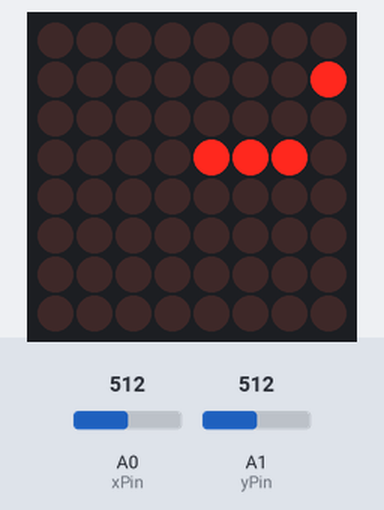
Simulated run of this sketch. Board: Arduino Uno, built with avr-gcc and run on an emulated ATmega328P. On the bench: 8×8 LED matrix. Inputs (shaded band) come from the test bench; at power-on: A1 (yPin) = 512, A0 (xPin) = 512. Random numbers use the default seed unless the sketch sets one.

Above: at 1.2 s.
1.3 s: A1 (yPin) set to 593
3.7 s: A1 (yPin) set to 619
At 4.24 s:
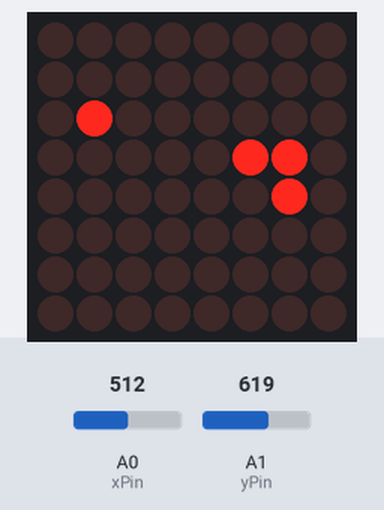
6.7 s: A0 (xPin) set to 583
9.5 s: A0 (xPin) set to 607
At 9.93 s:
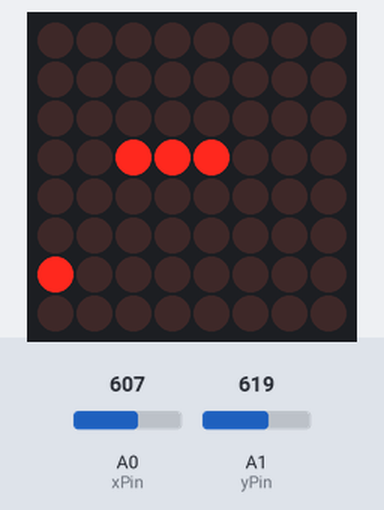
12.4 s: A0 (xPin) set to 590
At 12.77 s:
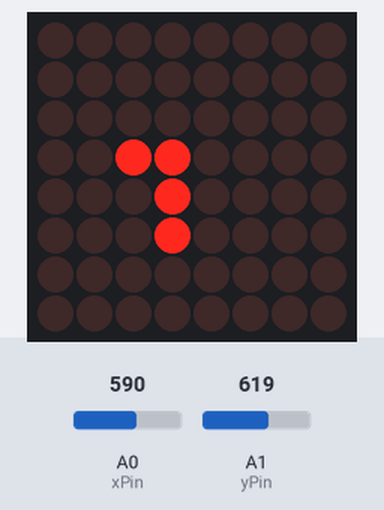
15.2 s: A1 (yPin) set to 590
At 15.61 s:
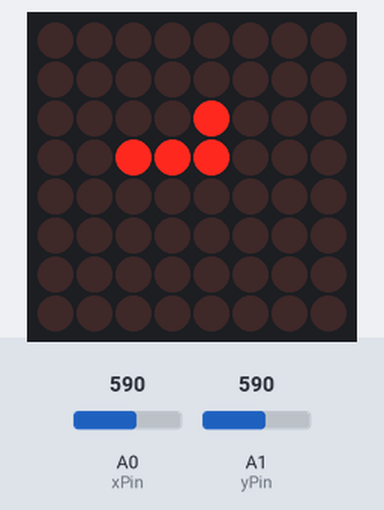

The sketch:

snakeGame.ino
```cpp
#include <LedControl.h>

// Pins for MAX7219
LedControl lc = LedControl(11, 13, 10, 1);

// Joystick pins
const int xPin = A0;
const int yPin = A1;

// Snake body (max 64 segments)
int snakeX[64];
int snakeY[64];
int snakeLength = 3;

// Direction: 0=up, 1=right, 2=down, 3=left
int dir = 1;

// Apple position
int appleX, appleY;

void setup() {
  lc.shutdown(0, false);
  lc.setIntensity(0, 1);
  lc.clearDisplay(0);

  // Initial snake position
  snakeX[0] = 3; snakeY[0] = 3;
  snakeX[1] = 2; snakeY[1] = 3;
  snakeX[2] = 1; snakeY[2] = 3;

  placeApple();
}

void loop() {
  readJoystick();

  moveSnake();

  if (checkCollision()) {
    gameOver();
    return;
  }

  if (snakeX[0] == appleX && snakeY[0] == appleY) {
    snakeLength++;
    placeApple();
  }

  draw();
  delay(400);
}

void readJoystick() {
  int xVal = analogRead(xPin);
  int yVal = analogRead(yPin);

  if (xVal < 400 && dir != 1) dir = 3; // left
  else if (xVal > 600 && dir != 3) dir = 1; // right
  else if (yVal < 400 && dir != 2) dir = 0; // up
  else if (yVal > 600 && dir != 0) dir = 2; // down
}

void moveSnake() {
  // Shift body
  for (int i = snakeLength - 1; i > 0; i--) {
    snakeX[i] = snakeX[i - 1];
    snakeY[i] = snakeY[i - 1];
  }

  // Move head
  if (dir == 0) snakeY[0]--;
  if (dir == 1) snakeX[0]++;
  if (dir == 2) snakeY[0]++;
  if (dir == 3) snakeX[0]--;
}

bool checkCollision() {
  // Wall collision
  if (snakeX[0] < 0 || snakeX[0] > 7 || snakeY[0] < 0 || snakeY[0] > 7)
    return true;

  // Self collision
  for (int i = 1; i < snakeLength; i++) {
    if (snakeX[0] == snakeX[i] && snakeY[0] == snakeY[i])
      return true;
  }

  return false;
}

void placeApple() {
  bool valid;
  do {
    valid = true;
    appleX = random(0, 8);
    appleY = random(0, 8);

    for (int i = 0; i < snakeLength; i++) {
      if (snakeX[i] == appleX && snakeY[i] == appleY) {
        valid = false;
        break;
      }
    }
  } while (!valid);
}

void draw() {
  lc.clearDisplay(0);

  // Draw snake
  for (int i = 0; i < snakeLength; i++) {
    lc.setLed(0, snakeY[i], snakeX[i], true);
  }

  // Draw apple
  lc.setLed(0, appleY, appleX, true);
}

void gameOver() {
  // Flash all LEDs
  for (int i = 0; i < 3; i++) {
    lc.clearDisplay(0);
    delay(200);
    for (int row = 0; row < 8; row++) {
      for (int col = 0; col < 8; col++) {
        lc.setLed(0, row, col, true);
      }
    }
    delay(200);
  }

  // Reset game
  snakeLength = 3;
  snakeX[0] = 3; snakeY[0] = 3;
  snakeX[1] = 2; snakeY[1] = 3;
  snakeX[2] = 1; snakeY[2] = 3;
  dir = 1;
  placeApple();
}
```

Measured:
- the behaviour switches between 600 and 601 on A1 (yPin) (found by bisection; images 0 and 1)
- the behaviour switches between 600 and 601 on A0 (xPin) (found by bisection; images 1 and 2)
- what the display in image 0 shows lasts 0.4 s, from 0.8 s to 1.2 s
